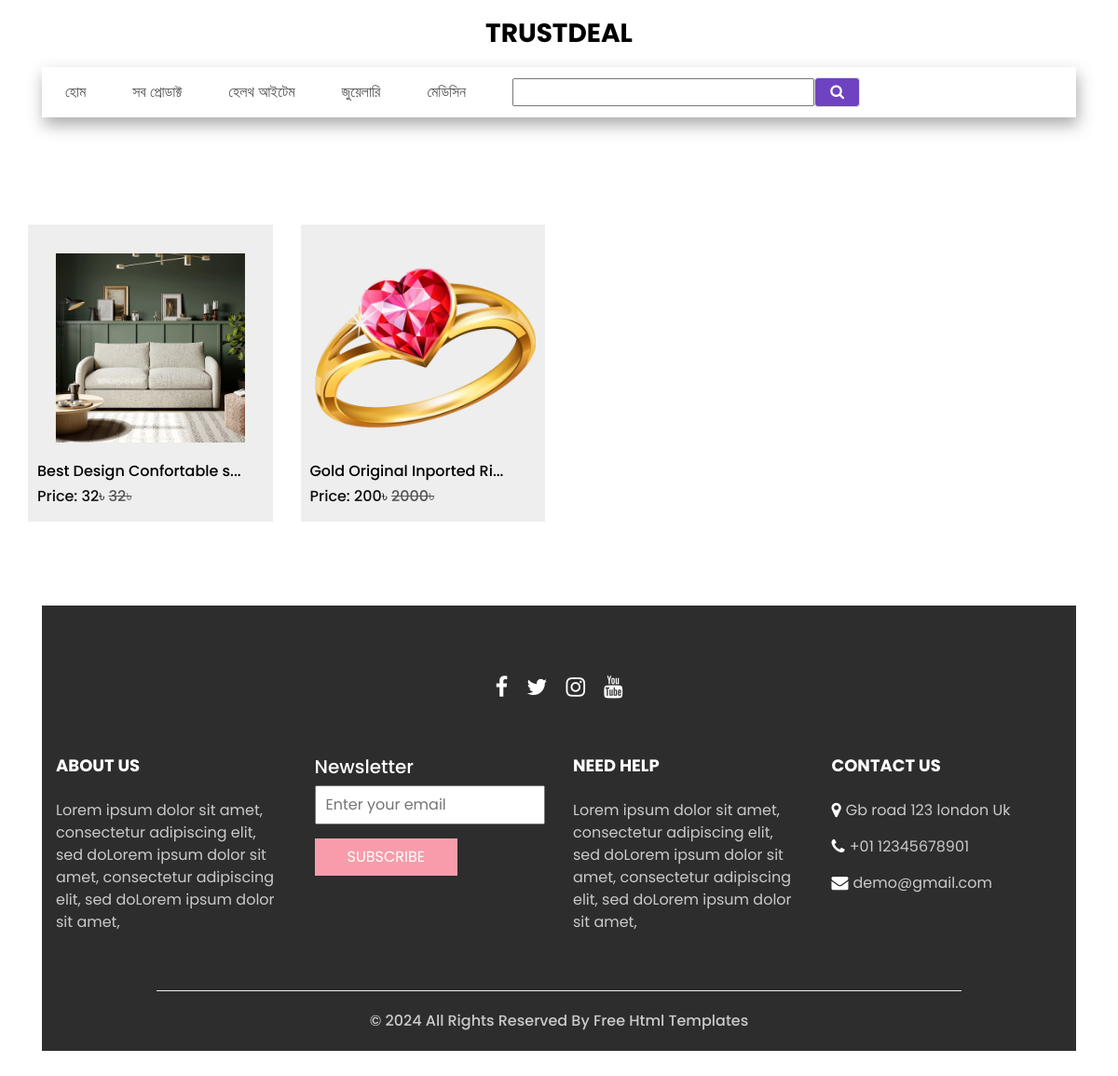
The app's page /shop/, older data.
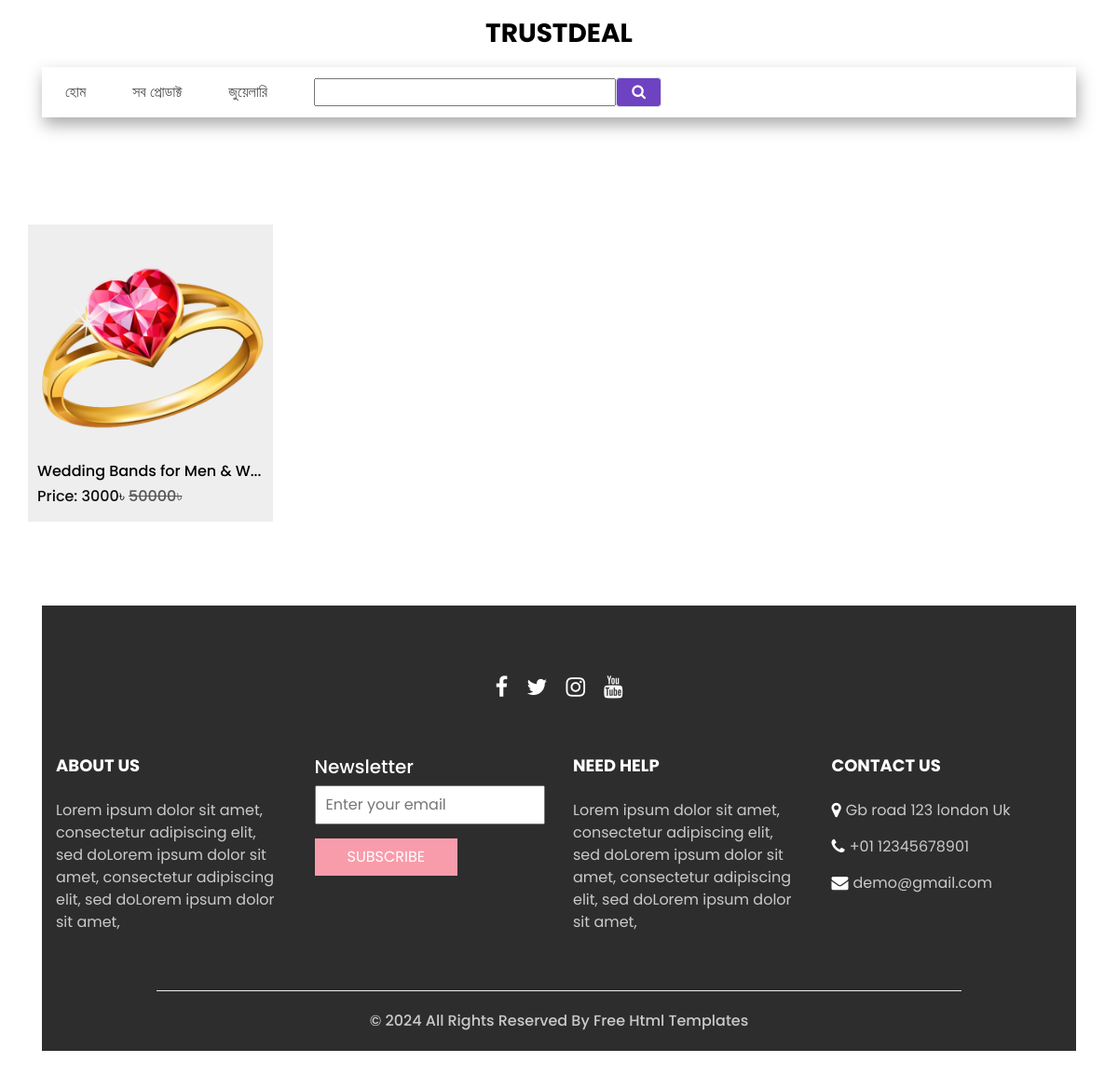
The same page, newer data.
### shop/models.py (models this page shows, shortened)
class Category(models.Model):
    name = models.CharField(max_length=120)
    create_at = models.DateTimeField(auto_now_add=True)

class Product(models.Model):
    name = models.CharField(max_length=360)
    slug = models.SlugField(unique=True ,null=True, blank=True)
    category = models.ForeignKey(Category, on_delete=models.CASCADE)
    quentity = models.IntegerField(default=1)
    regular_price = models.IntegerField(default=1)
    discount_price = models.IntegerField(default=0)
    Product_image = models.ImageField(upload_to='product')
    product_more_image1 = models.ImageField(upload_to='more image', blank=True, null=True)
    product_more_image2 = models.ImageField(upload_to='more image', blank=True, null=True)
    product_more_image3 = models.ImageField(upload_to='more image', blank=True, null=True)
    product_more_image4 = models.ImageField(upload_to='more image', blank=True, null=True)
    video_id = models.URLField(max_length=600, null=True, blank=True)
    is_new = models.BooleanField(default=False)
    is_featured = models.BooleanField(default=False)
    product_details = models.TextField()

### shop/views.py (the view)
# urls.py: path('', include('shop.urls'))
def shop(request):
    filter_value = request.GET.get('filter')
    product = Product.objects.select_related("category")
    if filter_value:
        category_id = Category.objects.get(name=filter_value)
        product = product.filter(category=category_id)
    else:
        product = product.all().order_by('-id')
    category = get_naviget_item()
    context = {
        'category':category,
        'product':product
    }
    return render(request, 'shop.html', context)

### shop/views.py (called while the page is built)
def get_naviget_item():
    return Category.objects.all()

### templates/shop.html (shortened to what this page needs)
{% extends "base.html" %}
{% block body %}
<section class="shop_section layout_padding">
    <div class="container">
        <div class="row">
            {% if product %}
            {% for i in product %}
            <div class="col-sm-6 col-md-4 col-lg-3">
                <div class="box">
                    <a href="{% url 'shop:single_product' slug=i.slug %}">
                        <div class="img-box product_img">
                            <img src="{{i.Product_image.url}}" alt="">
                        </div>
                        <div>
                            <a href="{% url 'shop:single_product' slug=i.slug %}">
                                <h6>
                                    {{i.name|slice:":25"}}...
                                </h6>
                            </a>
                            <h6>
                                Price:
                                {% if i.discount_price == 0 %}
                                <span>
                                    {{i.regular_price}}&#2547;
                                </span>
                                {% else %}
                                <span>
                                    {{i.discount_price}}&#2547;
                                    <del style="color: rgb(88, 88, 88);">{{i.regular_price}}&#2547;</del>
                                </span>
                                {% endif %}
                            </h6>
                        </div>
                    </a>
                </div>
            </div>
            {% endfor %}
            {% else %}
            <p>Opps! sorry no product found with this releted category.</p>
            {% endif %}
        </div>
    </div>
</section>
{% endblock %}

### templates/base.html (shortened to what this page needs)
<!DOCTYPE html>
{% load static %}
<html lang="en">
<head>
  <link rel="stylesheet" type="text/css" href="https://cdnjs.cloudflare.com/ajax/libs/OwlCarousel2/2.3.4/assets/owl.carousel.min.css" />
  <link rel="stylesheet" type="text/css" href="{% static 'css/bootstrap.css' %}" />
  <link href="{% static 'css/style.css' %}" rel="stylesheet" />
  <link href="{% static 'css/responsive.css' %}" rel="stylesheet" />
</head>
<body>
  <div class="hero_area">
    {% include "includ_files/header.html" %}
  </div>
    {% block body %}
    {% endblock body %}
  {% include "includ_files/footer.html" %}
</body>
</html>

### templates/includ_files/header.html (shortened to what this page needs)
<header class="header_section">
    <nav class="navbar navbar-expand-lg custom_nav-container ">
        <a class="navbar-brand" href="/">
            <span>
                TRUSTDEAL
            </span>
        </a>
        <div class="collapse navbar-collapse" id="navbarSupportedContent">
            <ul class="navbar-nav  ">
                <li class="nav-item">
                    <a class="nav-link" href="/">হোম</a>
                </li>
                <li class="nav-item">
                    <a class="nav-link" href="{% url 'shop:shop' %}">সব প্রোডাক্ট</a>
                </li>
                {% for i in category %}
                <li class="nav-item">
                    <a class="nav-link" href="/shop/?filter={{i.name}}">{{i.name}}</a>
                </li>
                {% endfor %}
            </ul>
            <div class="user_option">
                <form class="form-inline" method="GET" action="{% url 'shop:search_item' %}">
                    <input type="text" name="filter-product" id="">
                    <button class="btn nav_search-btn border px-3 text-white -ml-4" style="padding: 0.2rem 0; background-color:#6f42c1" type="submit">
                        <i class="fa fa-search" aria-hidden="true"></i>
                    </button>
                </form>
            </div>
        </div>
    </nav>
</header>

### templates/includ_files/footer.html
<section class="info_section  layout_padding2-top">
    <div class="social_container">
      <div class="social_box">
        <a href="">
          <i class="fa fa-facebook" aria-hidden="true"></i>
        </a>
        <a href="">
          <i class="fa fa-twitter" aria-hidden="true"></i>
        </a>
        <a href="">
          <i class="fa fa-instagram" aria-hidden="true"></i>
        </a>
        <a href="">
          <i class="fa fa-youtube" aria-hidden="true"></i>
        </a>
      </div>
    </div>
    <div class="info_container ">
      <div class="container">
        <div class="row">
          <div class="col-md-6 col-lg-3">
            <h6>
              ABOUT US
            </h6>
            <p>
              Lorem ipsum dolor sit amet, consectetur adipiscing elit, sed doLorem ipsum dolor sit amet, consectetur adipiscing elit, sed doLorem ipsum dolor sit amet,
            </p>
          </div>
          <div class="col-md-6 col-lg-3">
            <div class="info_form ">
              <h5>
                Newsletter
              </h5>
              <form action="#">
                <input type="email" placeholder="Enter your email">
                <button>
                  Subscribe
                </button>
              </form>
            </div>
          </div>
          <div class="col-md-6 col-lg-3">
            <h6>
              NEED HELP
            </h6>
            <p>
              Lorem ipsum dolor sit amet, consectetur adipiscing elit, sed doLorem ipsum dolor sit amet, consectetur adipiscing elit, sed doLorem ipsum dolor sit amet,
            </p>
          </div>
          <div class="col-md-6 col-lg-3">
            <h6>
              CONTACT US
            </h6>
            <div class="info_link-box">
              <a href="">
                <i class="fa fa-map-marker" aria-hidden="true"></i>
                <span> Gb road 123 london Uk </span>
              </a>
              <a href="">
                <i class="fa fa-phone" aria-hidden="true"></i>
                <span>+01 12345678901</span>
              </a>
              <a href="">
                <i class="fa fa-envelope" aria-hidden="true"></i>
                <span> demo@gmail.com</span>
              </a>
            </div>
          </div>
        </div>
      </div>
    </div>
    <footer class=" footer_section">
      <div class="container">
        <p>
          &copy; <span id="displayYear"></span> All Rights Reserved By
          <a href="https://html.design/">Free Html Templates</a>
        </p>
      </div>
    </footer>
  </section>

### static/css/style.css (style rules this page uses)
body { font-family: "poppins", sans-serif; color: #101010; background-color: #ffffff; }
.layout_padding { padding-top: 90px; padding-bottom: 90px; }
.layout_padding2-top { padding-top: 45px; }
.hero_area { padding: 0 45px; }
#navbarSupportedContent { width: 100%; box-shadow: 2px 8px 16px rgba(63, 63, 63, 0.438); -webkit-box-pack: center; -ms-flex-pack: center; padding: 10px 0; }
#navbarSupportedContent .navbar-nav .nav-link { padding: 5px 25px; color: #514f4f; text-align: center; text-transform: uppercase; border-radius: 5px; }
a, a:hover, a:focus { text-decoration: none; }
.btn, .btn:focus { outline: none !important; -webkit-box-shadow: none; box-shadow: none; }
.navbar-brand { margin: 15px 0; padding: 0; }
.navbar-brand span { font-size: 28px; font-weight: bold; color: #000000; text-transform: uppercase; margin: 0; padding: 0; }
.custom_nav-container .nav_search-btn { padding: 0; border: none; }
.custom_nav-container { z-index: 99999; padding: 0; -webkit-box-orient: vertical; -webkit-box-direction: normal; -ms-flex-direction: column; flex-direction: column; -webkit-box-align: center; -ms-flex-align: center; align-items: center; }
.user_option { display: -webkit-box; display: -ms-flexbox; display: flex; -webkit-box-align: center; -ms-flex-align: center; align-items: center; margin-left: 25px; }
.shop_section .box { background-color: #eeeeee; position: relative; padding: 10px; margin-top: 25px; }
.shop_section .box a { color: #000000; }
.shop_section .box .img-box { display: -webkit-box; display: -ms-flexbox; display: flex; -webkit-box-pack: center; -ms-flex-pack: center; justify-content: center; -webkit-box-align: center; -ms-flex-align: center; align-items: center; padding: 15px 30px; height: 245px; }
.shop_section .box .img-box img { max-width: 100%; max-height: 145px; }
.info_section { position: relative; background-color: #2d2d2d; color: #ffffff; margin: 0 45px 45px; }
.info_section .social_container { -webkit-box-pack: center; -ms-flex-pack: center; justify-content: center; margin-top: 25px; margin-bottom: 30px; }
.info_section .social_container .social_box { display: -webkit-box; display: -ms-flexbox; display: flex; -webkit-box-align: center; -ms-flex-align: center; align-items: center; -webkit-box-pack: center; -ms-flex-pack: center; justify-content: center; }
.info_section .social_container .social_box a { margin: 0 10px; color: #ffffff; font-size: 24px; }
.info_section .info_form form input { outline: none; width: 100%; padding: 7px 10px; }
.info_section .info_form form button { padding: 8px 35px; outline: none; border: none; color: #ffffff; background: #f89cab; margin-top: 15px; text-transform: uppercase; }
.info_section .row > div { margin-top: 25px; }
.info_section a { text-transform: none; }
.info_section h6 { font-weight: bold; text-transform: uppercase; font-size: 18px; margin-bottom: 25px; }
.info_section p { color: #cbc9c9; }
.info_section .info_link-box a { display: -webkit-box; display: -ms-flexbox; display: flex; -webkit-box-align: center; -ms-flex-align: center; align-items: center; margin: 15px 0; }
.info_section .info_link-box a i { color: #ffffff; margin-right: 5px; font-size: 18px; }
.info_section .info_link-box a span { color: #cbc9c9; }
.footer_section { margin-top: 45px; font-weight: 500; }
.footer_section p { padding: 20px 0; margin: 0 auto; text-align: center; border-top: 1.5px solid #eeeeee; width: 80%; }
.footer_section a { color: #cbc9c9; }
.product_img { overflow: hidden; transition: transform 3s; }
.product_img img { transform: scale(1.4); }

### static/css/responsive.css (style rules this page uses)
@media (min-width: 1200px) { .container { max-width: 1170px; } }

Row changes from the older to the newer data that the page shows:
removed Category: name "হেলথ আইটেম"
removed Category: name "মেডিসিন"
removed Product: Product_image (picture), name "Best Design Confortable s", discount_price "32", regular_price "32"
removed Product: Product_image (picture), name "Gold Original Inported Ri", discount_price "200", regular_price "2000"
added Product: Product_image (picture), name "Wedding Bands for Men & W", discount_price "3000", regular_price "50000"
